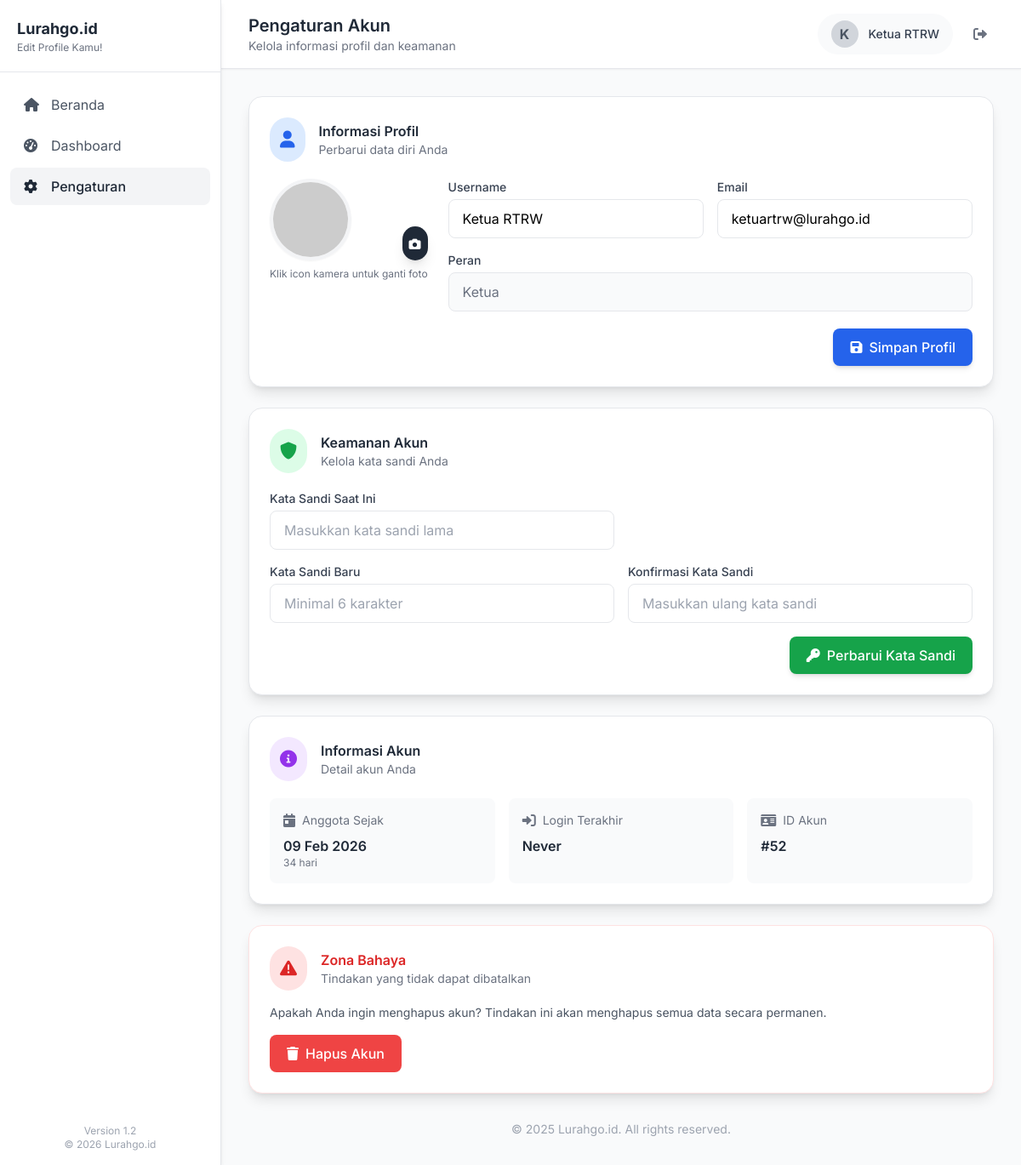
The app's page /account/settings.php (signed in) with its own data.
### tables this page shows
CREATE TABLE IF NOT EXISTS `users` (
  `id` int NOT NULL AUTO_INCREMENT,
  `username` varchar(50) NOT NULL,
  `email` varchar(100) NOT NULL,
  `password` varchar(255) NOT NULL,
  `role` enum('admin','ketua','user') DEFAULT 'user',
  `status` enum('aktif','tidak aktif') DEFAULT 'aktif',
  `created_at` timestamp NULL DEFAULT CURRENT_TIMESTAMP,
  `profile_photo` varchar(255) DEFAULT NULL,
  PRIMARY KEY (`id`),
  UNIQUE KEY `username` (`username`),
  UNIQUE KEY `email` (`email`)
);

### account/settings.php (the view, shortened to what this page needs)
<?php
include '../config/database.php';
$user_id = $_SESSION['user_id'];
$role = $_SESSION['role'] ?? 'user';
$sql = "SELECT * FROM users WHERE id = ?";
$stmt = mysqli_prepare($conn, $sql);
mysqli_stmt_bind_param($stmt, "i", $user_id);
mysqli_stmt_execute($stmt);
$result = mysqli_stmt_get_result($stmt);
$user = mysqli_fetch_assoc($result);
$stats = [
    'account_age' => isset($user['created_at']) ? floor((time() - strtotime($user['created_at'])) / (60*60*24)) : 0,
    'role_display' => ucfirst($user['role']),
    'last_login' => isset($user['last_login']) ? date('d M Y, H:i', strtotime($user['last_login'])) : 'Never'
];
$dashboard_link = 'dashboard_user';
$dashboard_name = 'Edit Profile Kamu!';
if ($role === 'admin') {
    $dashboard_link = 'dashboard_admin';
    $dashboard_name = 'Edit Profile Kamu!';
} elseif ($role === 'ketua') {
    $dashboard_link = 'dashboard_ketua';
    $dashboard_name = 'Edit Profile Kamu!';
}
$profile_photo_url = '';
?>
<!DOCTYPE html>
<html lang="id">
<head>
    <script src="https://cdn.tailwindcss.com"></script>
    <link rel="stylesheet" href="https://cdnjs.cloudflare.com/ajax/libs/font-awesome/6.0.0/css/all.min.css">
</head>
<body class="bg-gray-50 min-h-screen flex">
    <div id="sidebar" class="fixed top-0 left-0 h-full bg-white shadow-md border-r border-gray-200 transition-all duration-300" style="width: 260px; z-index: 50;">
        <div class="p-5 border-b border-gray-200">
            <div class="flex items-center justify-between">
                <div>
                    <h1 class="text-lg font-bold text-gray-800">Lurahgo.id</h1>
                    <p class="text-xs text-gray-500"><?php echo $dashboard_name; ?></p>
                </div>
            </div>
        </div>
        <ul class="mt-4 space-y-1 px-3">
            <li>
                <a href="home" class="flex items-center gap-3 px-4 py-2.5 rounded-lg text-gray-600 hover:bg-gray-100 transition">
                    <i class="fas fa-home w-5"></i>
                    <span>Beranda</span>
                </a>
            </li>
            <li>
                <a href="<?php echo $dashboard_link; ?>" class="flex items-center gap-3 px-4 py-2.5 rounded-lg text-gray-600 hover:bg-gray-100 transition">
                    <i class="fas fa-tachometer-alt w-5"></i>
                    <span>Dashboard</span>
                </a>
            </li>
            <li>
                <a href="settings" class="flex items-center gap-3 px-4 py-2.5 rounded-lg bg-gray-100 text-gray-800 font-medium">
                    <i class="fas fa-cog w-5"></i>
                    <span>Pengaturan</span>
                </a>
            </li>
        </ul>
        <div class="absolute bottom-4 left-4 right-4">
            <div class="text-center text-xs text-gray-400">
                <div>Version 1.2</div>
                <div>&copy; 2026 Lurahgo.id</div>
            </div>
        </div>
    </div>
    <div class="flex-1 ml-[260px]">
        <header class="bg-white shadow-sm border-b border-gray-200">
            <div class="flex justify-between items-center px-8 py-4">
                <div>
                    <h2 class="text-xl font-semibold text-gray-800">Pengaturan Akun</h2>
                    <p class="text-sm text-gray-500">Kelola informasi profil dan keamanan</p>
                </div>
                <div class="flex items-center gap-4">
                    <div class="flex items-center gap-3 bg-gray-50 rounded-full px-4 py-2">
                        <?php if (!empty($profile_photo_url)): ?>
                            <img src="<?php echo htmlspecialchars($profile_photo_url); ?>" alt="Profile" class="w-8 h-8 rounded-full object-cover">
                        <?php else: ?>
                            <div class="w-8 h-8 rounded-full bg-gray-300 flex items-center justify-center text-gray-600 font-bold">
                                <?php echo strtoupper(substr($user['username'], 0, 1)); ?>
                            </div>
                        <?php endif; ?>
                        <span class="text-sm font-medium text-gray-700"><?php echo htmlspecialchars($user['username']); ?></span>
                    </div>
                    <a href="logout" class="text-gray-500 hover:text-gray-700 p-2 rounded-lg hover:bg-gray-100">
                        <i class="fas fa-sign-out-alt"></i>
                    </a>
                </div>
            </div>
        </header>
        <main class="p-8">
            <div class="bg-white rounded-2xl shadow-lg border border-gray-200 p-6 mb-6">
                <div class="flex items-center mb-5">
                    <div class="p-3 rounded-full bg-blue-100 text-blue-600">
                        <i class="fas fa-user text-xl"></i>
                    </div>
                    <div class="ml-4">
                        <h3 class="font-semibold text-gray-800">Informasi Profil</h3>
                        <p class="text-sm text-gray-500">Perbarui data diri Anda</p>
                    </div>
                </div>
                <form method="POST" enctype="multipart/form-data" class="space-y-5">
                    <div class="flex items-start gap-6">
                        <div class="flex-shrink-0">
                            <div class="relative">
                                <?php if (!empty($profile_photo_url)): ?>
                                    <img id="profile-preview"
                                         src="<?php echo htmlspecialchars($profile_photo_url); ?>"
                                         alt="Profile Photo"
                                         class="w-24 h-24 rounded-full object-cover border-4 border-gray-100 shadow-sm">
                                <?php else: ?>
                                    <img id="profile-preview"
                                         src="https://via.placeholder.com/120/3B82F6/FFFFFF?text=<?php echo strtoupper(substr($user['username'], 0, 1)); ?>"
                                         alt="Profile Photo"
                                         class="w-24 h-24 rounded-full object-cover border-4 border-gray-100 shadow-sm">
                                <?php endif; ?>
                                <label for="profile_photo" class="absolute bottom-0 right-0 bg-gray-800 p-2 rounded-full cursor-pointer hover:bg-gray-700 transition-colors shadow-lg">
                                    <i class="fas fa-camera text-white text-sm"></i>
                                </label>
                            </div>
                            <p class="text-xs text-gray-500 text-center mt-2">Klik icon kamera untuk ganti foto</p>
                        </div>
                        <div class="flex-1 space-y-4">
                            <div class="grid md:grid-cols-2 gap-4">
                                <div>
                                    <label class="block text-sm font-medium text-gray-700 mb-1">Username</label>
                                    <input type="text" name="username" required
                                           value="<?php echo htmlspecialchars($user['username']); ?>"
                                           class="w-full px-4 py-2.5 border border-gray-200 rounded-lg focus:ring-2 focus:ring-blue-500 focus:border-transparent">
                                </div>
                                <div>
                                    <label class="block text-sm font-medium text-gray-700 mb-1">Email</label>
                                    <input type="email" name="email" required
                                           value="<?php echo htmlspecialchars($user['email']); ?>"
                                           class="w-full px-4 py-2.5 border border-gray-200 rounded-lg focus:ring-2 focus:ring-blue-500 focus:border-transparent">
                                </div>
                            </div>
                            <div>
                                <label class="block text-sm font-medium text-gray-700 mb-1">Peran</label>
                                <input type="text" readonly
                                       value="<?php echo ucfirst($user['role']); ?>"
                                       class="w-full px-4 py-2.5 border border-gray-200 rounded-lg bg-gray-50 text-gray-500">
                            </div>
                        </div>
                    </div>
                    <div class="flex justify-end">
                        <button type="submit" name="update_profile"
                                class="px-5 py-2.5 bg-blue-600 text-white font-medium rounded-lg hover:bg-blue-700 transition-colors flex items-center shadow-md hover:shadow-lg">
                            <i class="fas fa-save mr-2"></i>Simpan Profil
                        </button>
                    </div>
                </form>
            </div>
            <div class="bg-white rounded-2xl shadow-lg border border-gray-200 p-6 mb-6">
                <div class="flex items-center mb-5">
                    <div class="p-3 rounded-full bg-green-100 text-green-600">
                        <i class="fas fa-shield-alt text-xl"></i>
                    </div>
                    <div class="ml-4">
                        <h3 class="font-semibold text-gray-800">Keamanan Akun</h3>
                        <p class="text-sm text-gray-500">Kelola kata sandi Anda</p>
                    </div>
                </div>
                <form method="POST" class="space-y-4">
                    <div class="grid md:grid-cols-2 gap-4">
                        <div>
                            <label class="block text-sm font-medium text-gray-700 mb-1">Kata Sandi Saat Ini</label>
                            <input type="password" name="current_password" required
                                   class="w-full px-4 py-2.5 border border-gray-200 rounded-lg focus:ring-2 focus:ring-green-500 focus:border-transparent"
                                   placeholder="Masukkan kata sandi lama">
                        </div>
                        <div></div>
                    </div>
                    <div class="grid md:grid-cols-2 gap-4">
                        <div>
                            <label class="block text-sm font-medium text-gray-700 mb-1">Kata Sandi Baru</label>
                            <input type="password" name="new_password" required minlength="6"
                                   class="w-full px-4 py-2.5 border border-gray-200 rounded-lg focus:ring-2 focus:ring-green-500 focus:border-transparent"
                                   placeholder="Minimal 6 karakter">
                        </div>
                        <div>
                            <label class="block text-sm font-medium text-gray-700 mb-1">Konfirmasi Kata Sandi</label>
                            <input type="password" name="confirm_password" required
                                   class="w-full px-4 py-2.5 border border-gray-200 rounded-lg focus:ring-2 focus:ring-green-500 focus:border-transparent"
                                   placeholder="Masukkan ulang kata sandi">
                        </div>
                    </div>
                    <div class="flex justify-end">
                        <button type="submit" name="change_password"
                                class="px-5 py-2.5 bg-green-600 text-white font-medium rounded-lg hover:bg-green-700 transition-colors flex items-center shadow-md hover:shadow-lg">
                            <i class="fas fa-key mr-2"></i>Perbarui Kata Sandi
                        </button>
                    </div>
                </form>
            </div>
            <div class="bg-white rounded-2xl shadow-lg border border-gray-200 p-6 mb-6">
                <div class="flex items-center mb-5">
                    <div class="p-3 rounded-full bg-purple-100 text-purple-600">
                        <i class="fas fa-info-circle text-xl"></i>
                    </div>
                    <div class="ml-4">
                        <h3 class="font-semibold text-gray-800">Informasi Akun</h3>
                        <p class="text-sm text-gray-500">Detail akun Anda</p>
                    </div>
                </div>
                <div class="grid md:grid-cols-3 gap-4">
                    <div class="bg-gray-50 rounded-lg p-4">
                        <div class="flex items-center text-gray-500 mb-2">
                            <i class="fas fa-calendar-day mr-2"></i>
                            <span class="text-sm">Anggota Sejak</span>
                        </div>
                        <p class="font-semibold text-gray-800"><?php echo date('d M Y', strtotime($user['created_at'])); ?></p>
                        <p class="text-xs text-gray-500"><?php echo $stats['account_age']; ?> hari</p>
                    </div>
                    <div class="bg-gray-50 rounded-lg p-4">
                        <div class="flex items-center text-gray-500 mb-2">
                            <i class="fas fa-sign-in-alt mr-2"></i>
                            <span class="text-sm">Login Terakhir</span>
                        </div>
                        <p class="font-semibold text-gray-800"><?php echo $stats['last_login']; ?></p>
                    </div>
                    <div class="bg-gray-50 rounded-lg p-4">
                        <div class="flex items-center text-gray-500 mb-2">
                            <i class="fas fa-id-card mr-2"></i>
                            <span class="text-sm">ID Akun</span>
                        </div>
                        <p class="font-semibold text-gray-800">#<?php echo $user['id']; ?></p>
                    </div>
                </div>
            </div>
<div class="bg-white rounded-2xl shadow-lg border border-red-100 p-6">
    <div class="flex items-center mb-4">
        <div class="p-3 rounded-full bg-red-100 text-red-600">
            <i class="fas fa-exclamation-triangle text-xl"></i>
        </div>
        <div class="ml-4">
            <h3 class="font-semibold text-red-600">Zona Bahaya</h3>
            <p class="text-sm text-gray-500">Tindakan yang tidak dapat dibatalkan</p>
        </div>
    </div>
    <p class="text-gray-600 text-sm mb-4">
        Apakah Anda ingin menghapus akun? Tindakan ini akan menghapus semua data secara permanen.
    </p>
    <form method="POST" onsubmit="return confirm('Apakah Anda yakin ingin menghapus akun? Tindakan ini tidak dapat dibatalkan!')">
        <button type="submit" name="delete_account"
            class="px-5 py-2.5 bg-red-500 text-white font-medium rounded-lg hover:bg-red-600 transition-colors">
            <i class="fas fa-trash mr-2"></i>Hapus Akun
        </button>
    </form>
</div>
            <div class="mt-8 text-center text-sm text-gray-400">
                <p>&copy; 2025 Lurahgo.id. All rights reserved.</p>
            </div>
        </main>
    </div>
</body>
</html>

### account/settings.php (style rules this page uses)
body { font-family: 'Inter', sans-serif; }

### records on screen
users: username "K", username "Ketua RTRW", email "ketuartrw@lurahgo.id", role "Ketua", created_at "09 Feb 2026", created_at+role "34", created_at+role "Never", id "52"

### other values on screen
$dashboard_name "Edit Profile Kamu!"
